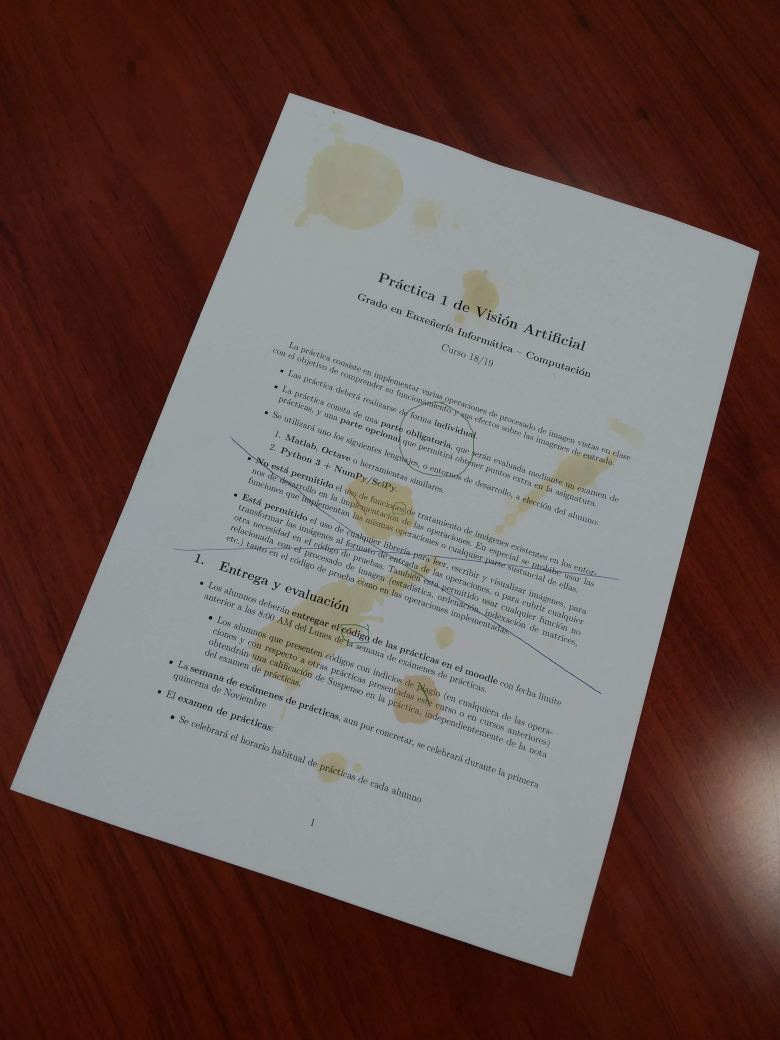
#> input picture Examples/doc18.jpg, 3120 x 4160 px (shown at 1/4 size)
$ python -i process.py   (imports and definitions only)
#> lines starting #> are read from the running program, lines starting #| are printed output that depends on the picture; after the words box and inside, x2 and y2 are one past the last pixel; in counts of white or black regions, pixels touching at a corner belong together
import numpy as np
from scipy import ndimage
from skimage import exposure, feature, filters, transform, morphology


# [15 lines left out: function preprocess, not called in this run]


def detectCorners(gray, median_size=10, high_threshold=0.2):

    # Decrease resolution
    resize_x, resize_y = 300, 250
    resize = transform.resize(gray, (resize_x, resize_y), anti_aliasing=True)

    # Clear text and calculate edges/corners
    median = ndimage.median_filter(resize, median_size)
    edges = feature.canny(median, 1, low_threshold=0.01, high_threshold=high_threshold).astype(gray.dtype)
    corners, (h, theta, d) = strongestCorners(edges)
    # plot_hough(edges, h, theta, d)

    # Extrapolate the position of the corners to the original resolution
    m, n = gray.shape
    corners = np.array([[x * (m/resize_x), y * (n/resize_y)] for (x, y) in corners])

    return edges, corners.astype(np.int32)


def strongestCorners(edges):

    # Find the strongest lines
    h, theta, d = transform.hough_line(edges)
    peaks = np.zeros((4, 5))
    col1 = edges.shape[1]

    idx = 0
    for _, angle, dist in zip(*transform.hough_line_peaks(h, theta, d, min_distance=110, threshold=30, num_peaks=4)):
        y0 = (dist - 0 * np.cos(angle)) / np.sin(angle)
        y1 = (dist - col1 * np.cos(angle)) / np.sin(angle)

        peaks[idx, :] = 0, y0, col1, y1, angle
        idx += 1

    # Convert radians to degrees, and transform to a positive angle between 0-180º
    peaks[:, 4] = np.abs(peaks[:, 4] * 180/np.pi)
    peaks[:, 4] = [angle if angle < 180 else 360 - angle for angle in peaks[:, 4]]

    # Calculate the intersection between the vertical and the horizontal lines
    mean_angle = np.mean(peaks[:, 4])
    hor = peaks[peaks[:, 4] < mean_angle]
    vert = peaks[peaks[:, 4] > mean_angle]

    def line_intersection(line1, line2):
        '''
        Code adapted from Paul Draper: https://stackoverflow.com/questions/20677795/how-do-i-compute-the-intersection-point-of-two-lines
        '''
        xdiff = (line1[0] - line1[2], line2[0] - line2[2])
        ydiff = (line1[1] - line1[3], line2[1] - line2[3])

        def det(a, b):
            return a[0] * b[1] - a[1] * b[0]

        div = det(xdiff, ydiff)
        if div == 0:
            raise Exception('lines do not intersect')

        d = (det(line1[0: 2], line1[2: 4]), det(line2[0: 2], line2[2: 4]))
        x = det(d, xdiff) / div
        y = det(d, ydiff) / div
        return x, y

    peaks = np.zeros((4, 2))
    peaks[0] = line_intersection(hor[0, :], vert[0, :])[:: -1]
    peaks[1] = line_intersection(hor[0, :], vert[1, :])[:: -1]
    peaks[2] = line_intersection(hor[1, :], vert[0, :])[:: -1]
    peaks[3] = line_intersection(hor[1, :], vert[1, :])[:: -1]

    # Sort corners as: top-left, top-right, bottom-left, bottom-right based on the x position
    peaks = peaks[np.argsort(peaks[:, 0])]
    if (peaks[0, 1] > peaks[1, 1]):
        peaks[[0, 1]] = peaks[[1, 0]]

    if (peaks[2, 1] > peaks[3, 1]):
        peaks[[2, 3]] = peaks[[3, 2]]

    return peaks, (h, theta, d)


# [19 lines left out: function changePerspective, not called in this run]


def iscolor(p, std=5):
    return np.std(p) >= std


# [124 lines left out: functions detectText, removeColor, hysteresis, plot_hough, not called in this run]

>>> import cv2
>>> picture = cv2.imread('Examples/doc18.jpg', cv2.IMREAD_GRAYSCALE)
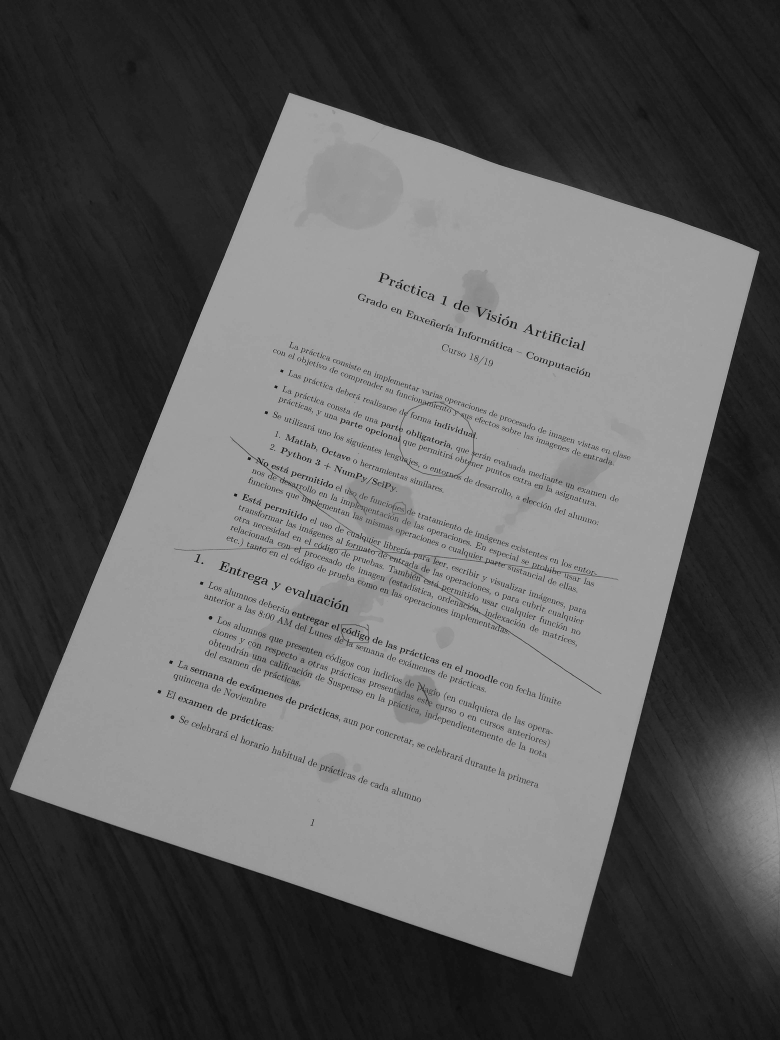
#> picture: shape (4160, 3120) (shown at 1/4 size); min 0, max 209, mean 93.8
>>> result = detectCorners(picture)
#> in detectCorners, `resize = transform.resize(gray, (resize_x, resize_y), anti_aliasing=Tr..`:
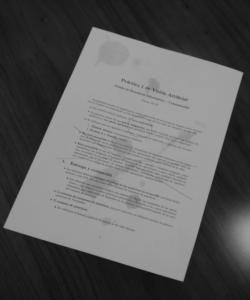
#> resize: shape (300, 250) float64; min 0.0626, max 0.634, mean 0.368
#> in detectCorners, `median = ndimage.median_filter(resize, median_size)`:
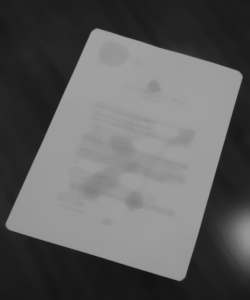
#> median: shape (300, 250) float64; min 0.0744, max 0.631, mean 0.371
#> in detectCorners, `edges = feature.canny(median, 1, low_threshold=0.01, high_threshold=hi..`:
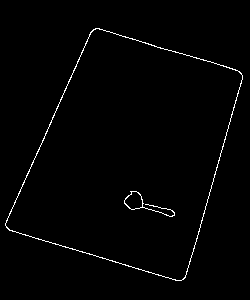
#> edges: shape (300, 250); values 0 (black) and 1 (white), 1.3% white in thin lines or dots, all inside (x1, y1, x2, y2) = (5, 28, 243, 281)
#> in strongestCorners, `h, theta, d = transform.hough_line(edges)`:
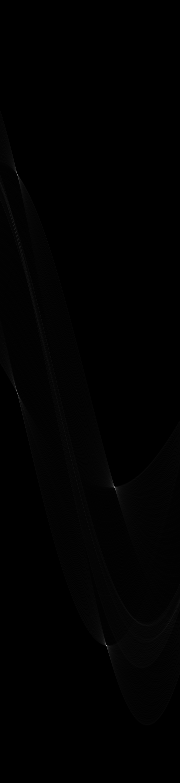
#> h: shape (783, 180) uint64; min 0, max 177, mean 1.2
#> in strongestCorners, `h, theta, d = transform.hough_line(edges)`: theta = 180 values from -1.57 to 1.55; d = 783 values from -391 to 391
#> the loop in strongestCorners, `for _, angle, dist in zip(*transform.hough_line_peaks(h, theta, d, min..` made 4 passes
#> (angle, dist, y0, y1) on passes 1 to 4: (0.279, 254, 921.5, 49.65), (0.419, 96, 236, -325.5), (-1.27, -217, 226.9, 303.3), (-1.27, 2, -2.09, 74.34)
#> after the loop in strongestCorners, `for _, angle, dist in zip(*transform.hough_line_peaks(h, theta, d, min..`: idx = 4; peaks = [[0, 921.5, 250, 49.65, 0.279], [0, 236, 250, -325.5, 0.419], [0, 226.9, 250, 303.3, -1.27], [0, -2.09, 250, 74.34, -1.27]]
#> in strongestCorners, `mean_angle = np.mean(peaks[:, 4])`: mean_angle = 46.5
#> in strongestCorners, `hor = peaks[peaks[:, 4] < mean_angle]`: hor = [[0, 921.5, 250, 49.65, 16], [0, 236, 250, -325.5, 24]]
#> in strongestCorners, `vert = peaks[peaks[:, 4] > mean_angle]`: vert = [[0, 226.9, 250, 303.3, 73], [0, -2.09, 250, 74.34, 73]]
#> in line_intersection, `xdiff = (line1[0] - line1[2], line2[0] - line2[2])`: xdiff = (-250, -250)
#> in line_intersection, `ydiff = (line1[1] - line1[3], line2[1] - line2[3])`: ydiff = (871.9, -76.43)
#> in line_intersection, `div = det(xdiff, ydiff)`: div = 237071.6
#> in line_intersection, `d = (det(line1[0: 2], line1[2: 4]), det(line2[0: 2], line2[2: 4]))`: d = (-230375.2, -56728.8)
#> in line_intersection, `x = det(d, xdiff) / div`: x = 183.1
#> in line_intersection, `y = det(d, ydiff) / div`: y = 282.9
#> in detectCorners, `corners, (h, theta, d) = strongestCorners(edges)`: corners = [[26.44, 93.31], [72.35, 243.5], [228, 3.57], [282.9, 183.1]]; theta = 180 values from -1.57 to 1.55; d = 783 values from -391 to 391
#> in detectCorners, `corners = np.array([[x * (m/resize_x), y * (n/resize_y)] for (x, y) in..`: corners = [[366.6, 1164.6], [1003.3, 3038.8], [3161.7, 44.55], [3922.9, 2285.3]]
